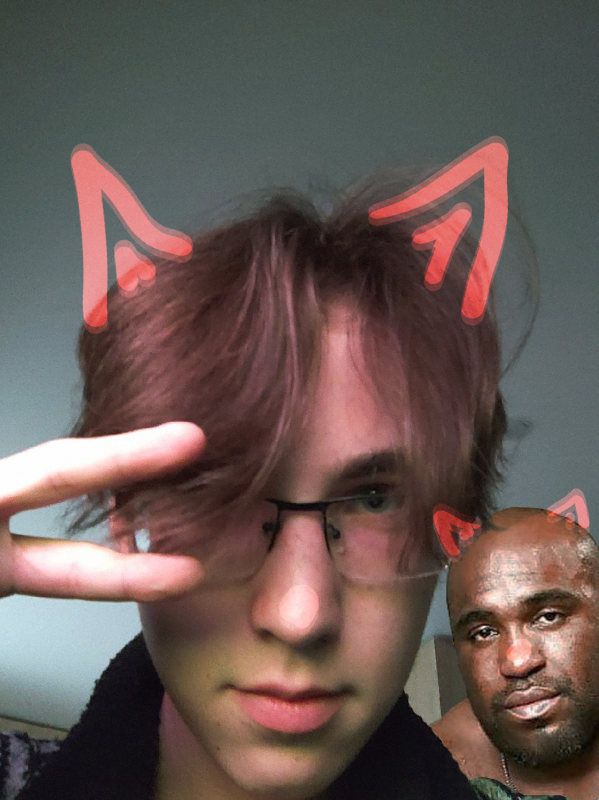
#> input picture 121.jpg, 1197 x 1600 px (shown at 1/2 size)
$ python 13cv2.py
#> lines starting #> are read from the running program, lines starting #| are printed output that depends on the picture; after the words box and inside, x2 and y2 are one past the last pixel; in counts of white or black regions, pixels touching at a corner belong together
import cv2

img = cv2.imread("121.jpg")
#> img is the input picture: shape (1600, 1197, 3); mean B, G, R 83.8, 88.1, 104
img = cv2.resize(img,(700,600))
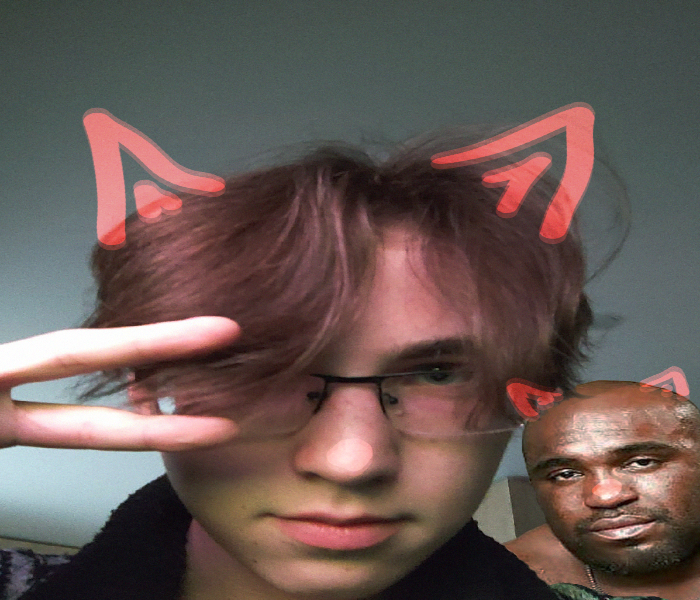
#> img: shape (600, 700, 3); mean B, G, R 83.7, 88, 103.9

img_optim = cv2.cvtColor(img,cv2.COLOR_BGR2GRAY)
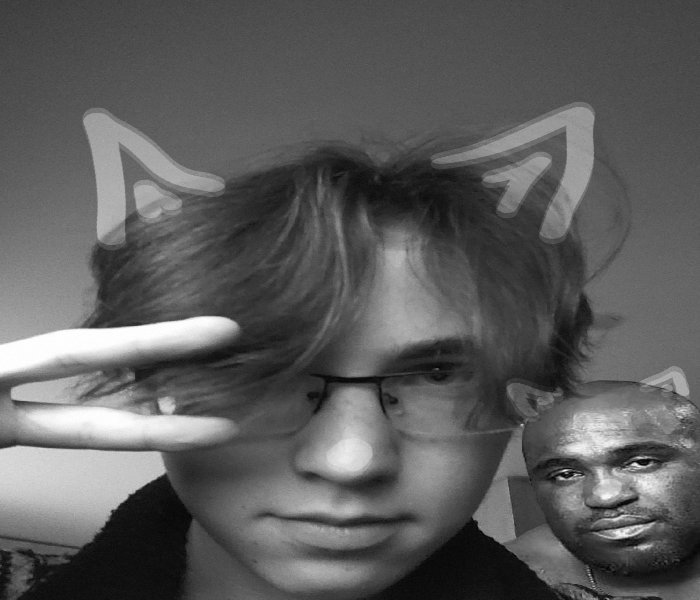
#> img_optim: shape (600, 700); min 3, max 255, mean 92.2


faces = cv2.CascadeClassifier("ai_faces.xml")

result = faces.detectMultiScale(img_optim,scaleFactor=1.4, minNeighbors=2)
#> result = [[535, 422, 129, 129]]

for (x, y, w, h) in result:
    cv2.rectangle(img,(x,y),(x+w,y+h), (0, 0, 255),thickness=10)
#> this loop made 1 pass
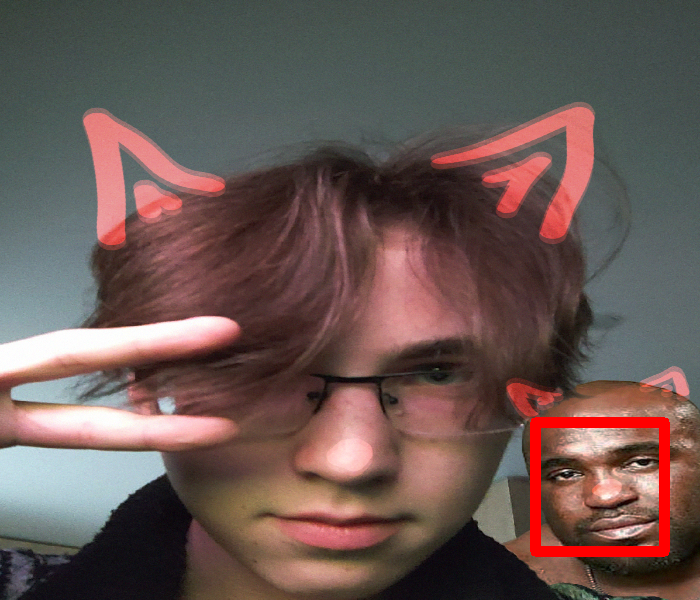
#> img: shape (600, 700, 3); 1.34% of pixels changed, all inside (x1, y1, x2, y2) = (530, 417, 670, 557)

img = cv2.resize(img,(700,600))

cv2.imshow("Resulr",img)
cv2.waitKey(0)
